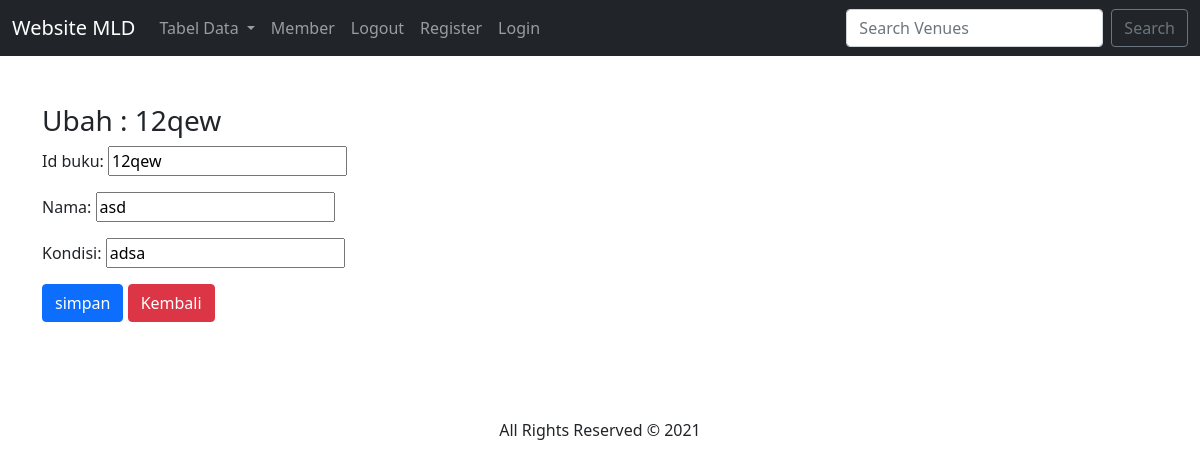
The page /ubahkembali/2 on the database its author committed.
### dashboard/models.py (models this page shows, shortened)
class Kembali(models.Model):
    id_buku=models.CharField(max_length=10)
    nama=models.CharField(max_length=8)
    tgl_pinjam=models.DateTimeField(auto_now_add=True)
    tgl_kembali=models.DateTimeField(auto_now_add=True)
    kondisi=models.CharField(max_length=15)

### dashboard/views.py (the view)
# urls.py: path('ubahkembali/<int:id_kembali>',ubah_kembali,name = 'ubah_kembali'),
def ubah_kembali(request,id_kembali):
 kembalis=Kembali.objects.get(id=id_kembali)
 if request.POST:
    form= FormKembali(request.POST,instance=kembalis)
    if form.is_valid():
        form.save()
        messages.success(request,"Data Berhasil di Input")
        return redirect('ubah_kembali',id_kembali=id_kembali)
 else  :
    form = FormKembali(instance=kembalis)
    konteks = {
        'form':form,
        'kembalis':kembalis
    }
 return render(request,'ubah_kembali.html',konteks)

### dashboard/forms.py
class FormKembali(ModelForm):
    class Meta :
        model=Kembali
        fields='__all__'

### templates/ubah_kembali.html (shortened to what this page needs)
{% load static %}
<!DOCTYPE html>
<html lang="en">
  <head>
    <link
      href="https://cdn.jsdelivr.net/npm/bootstrap@5.0.0-beta3/dist/css/bootstrap.min.css"
      rel="stylesheet"
    />
    <link
      rel="stylesheet"
      href="https://pro.fontawesome.com/releases/v5.10.0/css/all.css"
    />
    <link rel="stylesheet" href="{% static 'css/style.css'%}" />
  </head>
  <body>
    <nav class="navbar navbar-expand-lg navbar-dark bg-dark">
      <div class="container-fluid">
        <a class="navbar-brand" href="{% url 'index' %}">Website MLD</a>
        <div class="collapse navbar-collapse" id="navbarSupportedContent">
          <ul class="navbar-nav me-auto mb-2 mb-lg-0">
            <li class="nav-item dropdown">
              <a class="nav-link dropdown-toggle" href="#" id="navbarDropdown" role="button" data-bs-toggle="dropdown" aria-expanded="false">
                Tabel Data
              </a>
            </li>
              <li class="nav-item">
              <a class="nav-link" href="{% url 'member' %}">Member</a>
            </li>
            <li class="nav-item">
              <a class="nav-link" href="#">Logout</a>
            </li>
            <li class="nav-item">
              <a class="nav-link" href="#">Register</a>
            </li>
            <li class="nav-item">
              <a class="nav-link" href="#">Login</a>
            </li>
          </ul>
          <form class="d-flex" method=POST action="#">
            <input class="form-control me-2" type="search" placeholder="Search Venues" aria-label="Search" name="searched">
            <button class="btn btn-outline-secondary" type="submit">Search</button>
          </form>
        </div>
      </div>
    </nav>
    <div class="container-fluid layanan pt-5 pb-5">
      <section id="form">
        <div class="container">
          <h3>Ubah : {{ kembalis.id_buku }}</h3>
          <form action="{% url 'ubah_kembali' kembalis.id %}" method="post">
              {{form.as_p}}
                <button type="submit" class="btn btn-primary">simpan</button>
                <a href="/kembali" class="btn btn-danger">Kembali</a>
          </form>
        </div>
      </section>
    </div>
    <div class="container text-center pt-5 pb-5">
      All Rights Reserved &copy; 2021
    </div>
  </body>
</html>

### rows shown on the page
Kembali: id_buku "12qew", nama "asd", kondisi "adsa"
